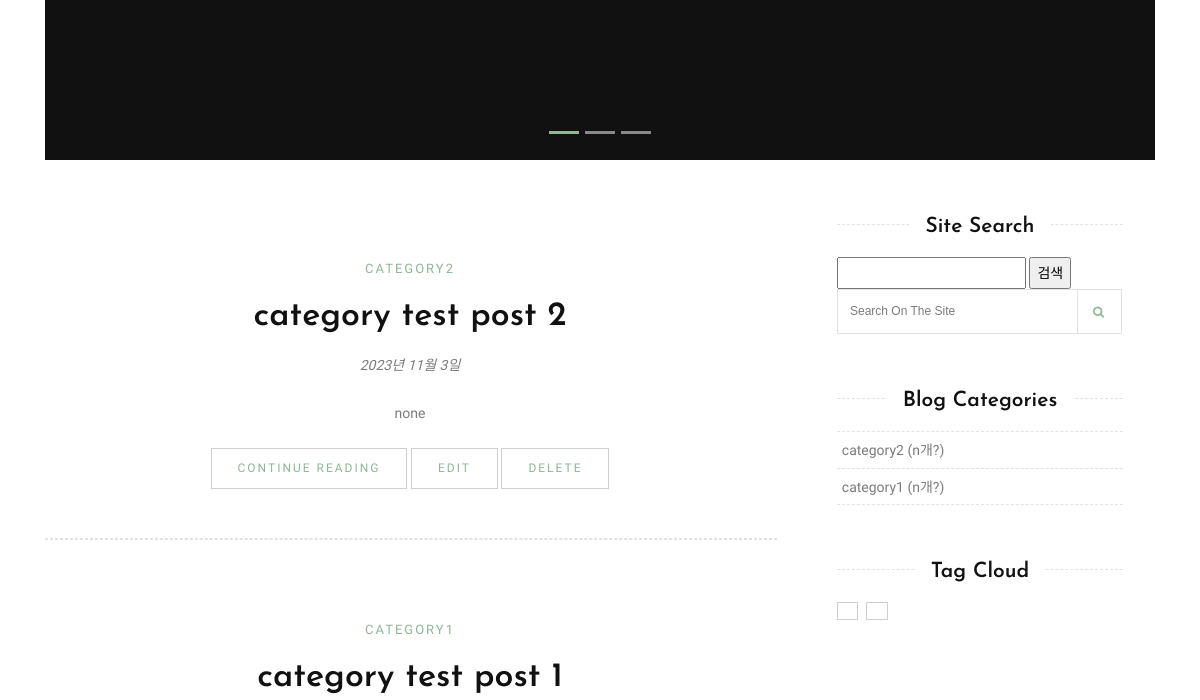
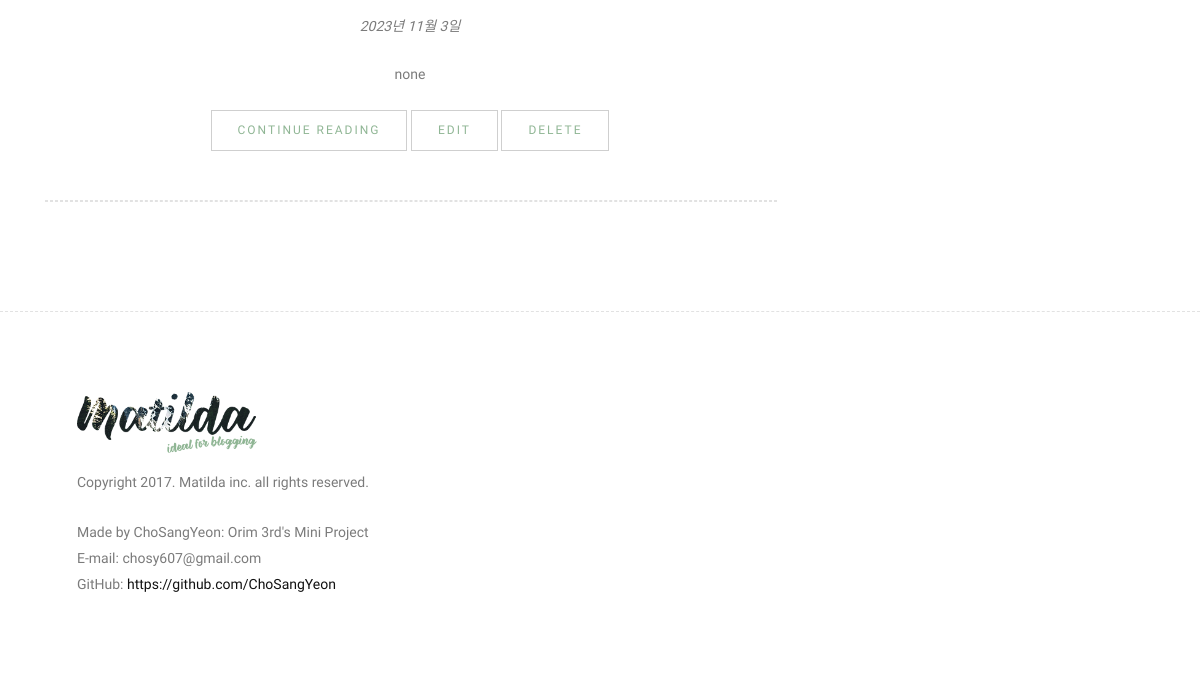
/blog/ (lower part), run on an earlier commit of the app's database (2 pictures, top to bottom).
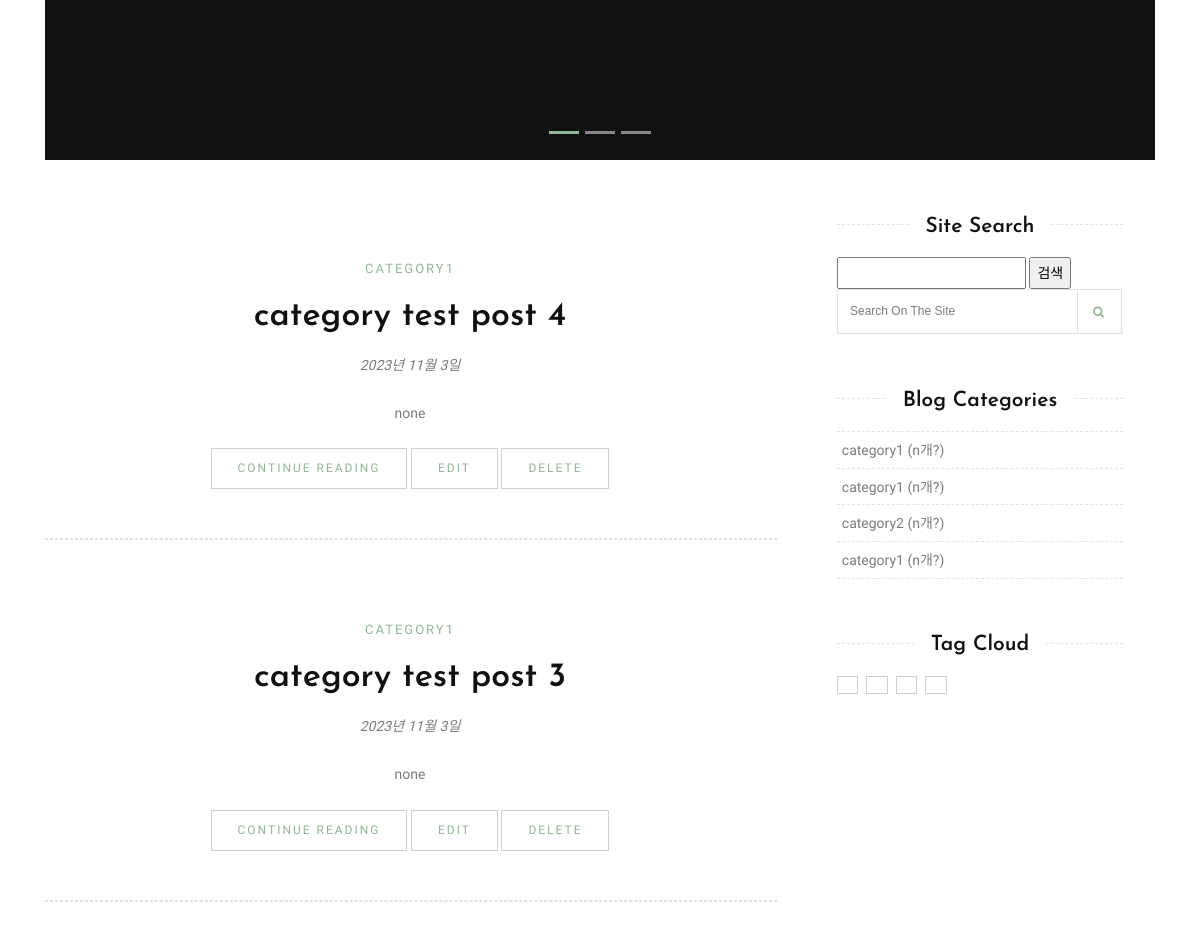
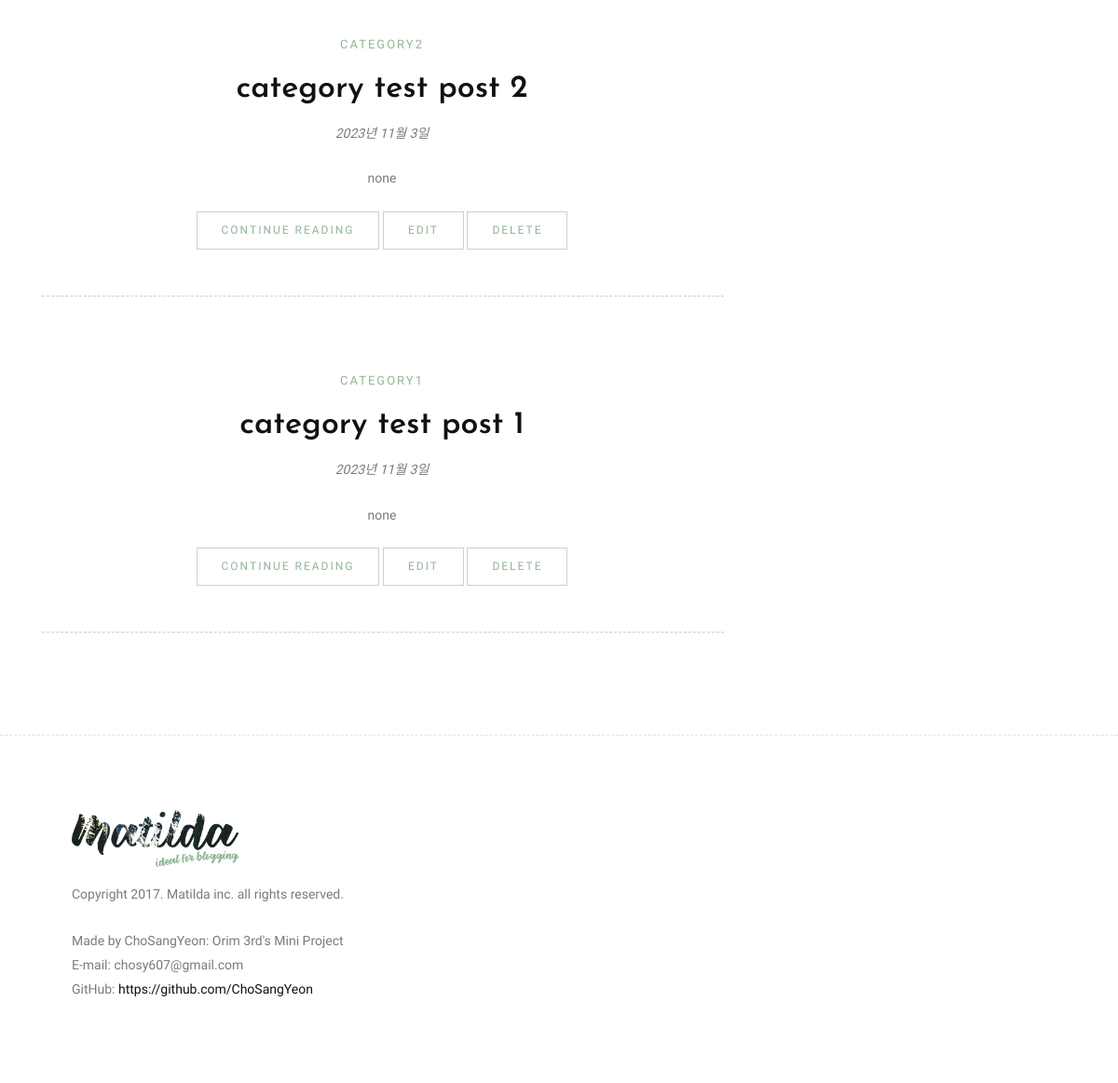
And on a later commit of the database (2 pictures, top to bottom).
### blog/models.py (models this page shows, shortened)
class Post(models.Model):
    author = models.ForeignKey(User, on_delete=models.CASCADE, related_name='posts')
    title = models.CharField(max_length=100)
    content = models.TextField()
    thumb_image = models.ImageField(upload_to='blog/images/%Y/%m/%d/', blank=True)
    file_upload = models.FileField(upload_to='blog/files/%Y/%m/%d/', blank=True)
    created_at = models.DateTimeField(auto_now_add=True)
    updated_at = models.DateField(auto_now=True)
    view_count = models.PositiveIntegerField(default=0)
    tags = models.ManyToManyField('Tag', blank=True) # 동일한 동작 x why?
    viewed_by = models.ManyToManyField(User, blank=True)
    category = models.ForeignKey('Category', on_delete=models.SET_NULL, null=True, blank=True)

class Category(models.Model):
    name = models.CharField(max_length=50, unique=True)
    def __str__(self):
        return self.name

### blog/views.py (the view)
class PostListView(ListView):
    model = Post
    template_name = 'post_list.html'
    context_object_name = 'post_list'
    ordering = ['-created_at']
    def get_queryset(self):
        qs = super().get_queryset()
        q = self.request.GET.get('q', '')
        if q:
            qs = qs.filter(title__icontains=q)
        return qs

### templates/blog/post_list.html (shortened to what this page needs)
{% extends 'base.html' %}
{% block content %}
{% load static %}
<section class="slider-section">
    <div class="container">
        <div class="row">
            <div class="col-md-12">
                <div class="bd-example">
                    <div id="carouselExampleCaptions" class="carousel slide" data-ride="carousel">
                        <ol class="carousel-indicators">
                            <li data-target="#carouselExampleCaptions" data-slide-to="0" class="active"></li>
                            <li data-target="#carouselExampleCaptions" data-slide-to="1"></li>
                            <li data-target="#carouselExampleCaptions" data-slide-to="2"></li>
                        </ol>
                        <div class="carousel-inner" role="listbox">
                            <div class="carousel-item active">
                            </div>
                        </div>
                    </div>
                </div>
            </div>
        </div>
    </div>
</section>
<section class="site-section">
    <div class="container">
        <div class="row">
            <div class="content col-lg-8">
                {% for post in post_list %}
                <div class="blog-box clearfix">
                    <div class="blog-desc text-center">
                        <span class="cat-title">{{ post.category }}</span>
                        <h4><a href="{% url 'blog:post_detail' post.pk %}" title="">{{ post.title }}</a></h4>
                        <div class="blog-meta">
                            <p>{{ post.updated_at }}</p>
                        </div>
                        <p>{{ post.content }}</p>
                        <div class="blog-bottom text-center">
                            <a href="{% url 'blog:post_detail' post.pk %}" class="btn btn-primary">Continue Reading</a>
                            <a href="{% url 'blog:post_edit' post.pk %}" class="btn btn-primary">edit</a>
                            <a href="{% url 'blog:post_delete' post.pk %}" class="btn btn-primary">delete</a>
                        </div>
                        <div class="blog-social clearfix"><hr></div>
                    </div>
                </div>
                {% endfor %}
            </div>
            <div class="sidebar col-lg-4">
                <div class="widget clearfix">
                    <div class="widget-title">
                        <h3><span>Site Search</span></h3>
                    </div>
                    <form action="" method="GET">
                        <input type="text" name="q" value="{{ request.GET.q }}">
                        <input type="submit" value="검색">
                    </form>
                    <form class="form-inline search-form">
                        <div class="form-group">
                            <input type="text" class="form-control" placeholder="Search on the site">
                        </div>
                        <button type="submit" class="btn btn-primary"><i class="fa fa-search"></i></button>
                    </form>
                </div>
                <div class="widget clearfix">
                    <div class="widget-title">
                        <h3><span>Blog Categories</span></h3>
                    </div>
                    <div class="category-widget">
                        <ul>
                            {% for post in post_list %}
                            <li><a href="{% url 'blog:post_detail' post.pk %}">{{ post.category }} (n개?) </a></li>
                            {% endfor %}
                        </ul>
                    </div>
                </div>
                <div class="widget clearfix">
                    <div class="widget-title">
                        <h3><span>Tag Cloud</span></h3>
                    </div>
                    <div class="tag-widget">
                        {% for post in post_list %}
                        <a href="{% url 'blog:post_detail' post.pk %}">{{ post.tag }}</a>
                        {% endfor %}
                    </div>
                </div>
            </div>
        </div>
    </div>
</section>
{% endblock %}

### templates/base.html (shortened to what this page needs)
{% load static %}
<!DOCTYPE html>
<html lang="en">
<head>
    <link href="{% static 'css/bootstrap.min.css' %}" rel="stylesheet">
    <link href="{% static 'css/font-awesome.min.css' %}" rel="stylesheet">
    <link href="{% static 'css/animate.min.css' %}" rel="stylesheet">
    <link href="{% static 'css/style.css' %}" rel="stylesheet">
</head>
<body>
    <div id="wrapper">
        {% block content %}
        {% endblock %}
        <footer class="footer">
            <div class="container">
                <div class="row">
                    <div class="col-lg-5 col-md-12">
                        <div class="widget">
                            <div class="footer-text">
                                <a href="{% url 'blog:post_list' %}"><img src="{% static 'images/flogo.png' %}" alt="" class="img-fluid"></a>
                                <p>Copyright 2017. Matilda inc. all rights reserved.</p>
                                <p>Made by ChoSangYeon: Orim 3rd's Mini Project<br>E-mail: chosy607@gmail.com<br>GitHub: <a href="https://github.com/ChoSangYeon">https://github.com/ChoSangYeon</pre>
                            </div>
                        </div>
                    </div>
                </div>
            </div>
        </footer>
    </div>
</body>
</html>

What changed in the data, as far as the page shows it:
added Post: category "CATEGORY1", title "category test post 4", updated_at "2023년 11월 3일", content "none", category "category1"
added Post: category "CATEGORY1", title "category test post 3", updated_at "2023년 11월 3일", content "none", category "category1"
